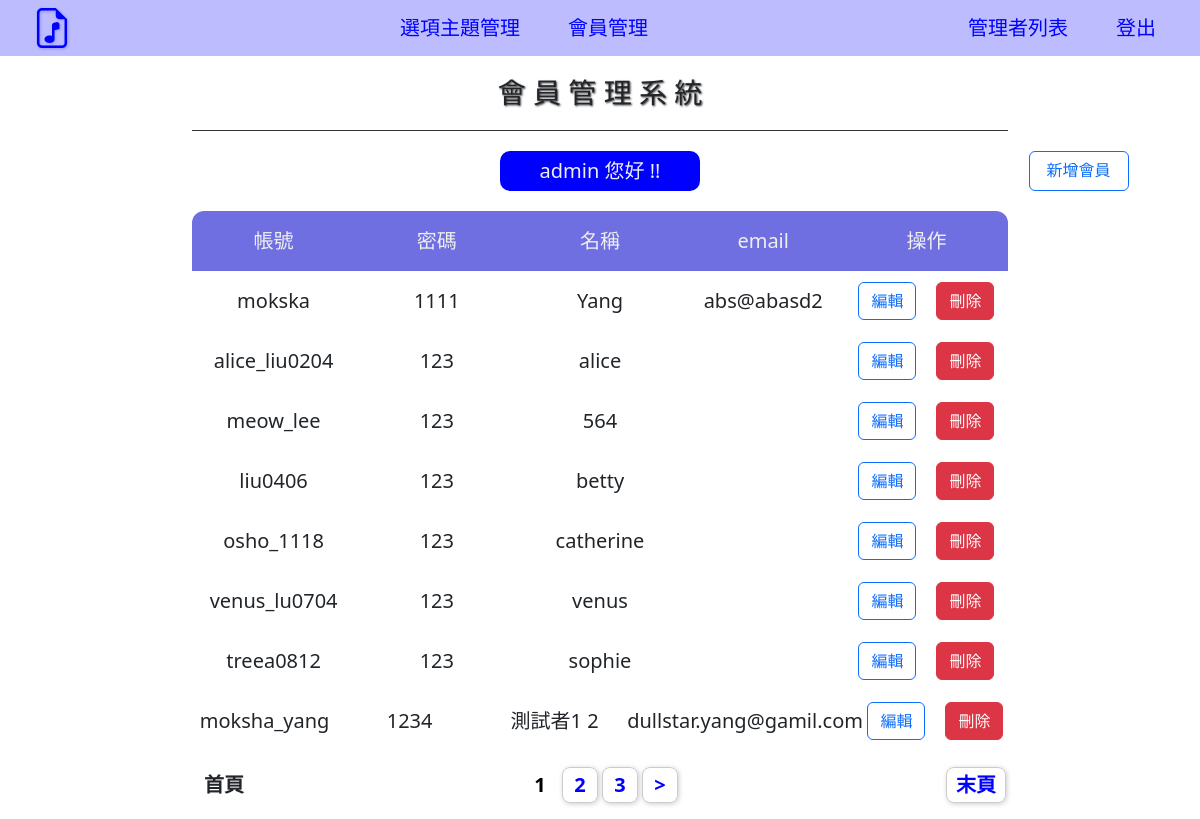
The page /admin_center.php?do=users&p=1 (signed in) on the database its author committed.
### tables this page shows
CREATE TABLE `users_hw` (
  `id` int(12) UNSIGNED NOT NULL,
  `acc` varchar(16) NOT NULL,
  `pw` varchar(16) NOT NULL,
  `name` varchar(12) NOT NULL,
  `email` varchar(64) NOT NULL,
  `creaded_at` timestamp NOT NULL DEFAULT current_timestamp(),
  `last_login` timestamp NOT NULL DEFAULT current_timestamp() ON UPDATE current_timestamp()
);

### db/base.php (called while the page is built, shortened)
<?php
class DB
{
    protected $table;
       protected $dsn="mysql:host=localhost;charset=utf8;dbname=opinion";
    protected $pdo;
    function __construct($table)
    {
        $this->pdo = new PDO($this->dsn,'root','');
        $this->table = $table;
    }
    function mathSql($math,$col,...$arg){
        $sql = "select $math($col) from $this->table  ";
        return $sql;
    }
    function all(...$arg){
        $sql = "select * from $this->table ";
        if(isset($arg[0])){
            if(is_array($arg[0])){
                $tmp = $this->arrayToSqlArray($arg[0]);
                $sql .= " where " .join(" && ",$tmp);
            }else{
                $sql .= $arg[0];
            }
        }
        return $this->pdo->query($sql)->fetchAll(PDO::FETCH_ASSOC);
    }
    function count(...$arg){
        $sql = $this->mathSql("count","*",...$arg);
        return $this->pdo->query($sql)->fetchColumn();
    }
}
$user = new DB("users_hw");

### back/users.php (the view, shortened to what this page needs)
<?php
 $tt = $user->count();
 $num = 8;
 $pages = ceil($tt / $num);
 $now = $_GET['p'] ?? 1;
 $start = ($now - 1) * $num;
 $clients = $user->all(" limit $start ,$num");
?>
<h1>會 員 管 理 系 統</h1>
<nav class="ad_user">
    <div></div>
    <div class="admin"><?= $_SESSION['admin'] ?> 您好 !!</div>
    <a href="?do=add_user&p=<?=$pages?>" class="btn btn-outline-primary">新增會員</a>
</nav>
<div class="usersList">
    <div class="item">
        <div>帳號</div>
        <div>密碼</div>
        <div>名稱</div>
        <div>email</div>
        <div>操作</div>
    </div>
    <div class="users ">
        <?php
        foreach ($clients as $client) {
        ?>
            <div class="userData">
                <div><?= $client['acc'] ?></div>
                <div><?= $client['pw'] ?></div>
                <div><?= $client['name'] ?></div>
                <div><?= $client['email'] ?></div>
                <div class="operate">
                    <a href="?do=user_edit&id=<?= $client['id'] ?>&p=<?=$_GET['p']?>" class="btn btn-outline-primary">編輯</a>
                    <a href="./api/user_del.php?id=<?= $client['id'] ?>" class="btn btn-danger" onclick="
                                return confirm('確定刪除會員帳號 : <?= $client['acc'] ?>  ?')">刪除</a>
                </div>
            </div>
        <?php } ?>
    </div>
    <div class="pages">
        <?php
        if ($now == 1) {
            echo "<div class='now'>";
            echo "首頁";
            echo "</div>";
        } else {
            echo "<a href=?do=users&p=1 class='fi'>首頁</a>";
        }
        ?>
        <div>
            <?php
            if ($pages >= 5) {
                if ($now >= 3 && $now <= ($pages - 2)) {
                    $startPage = $now - 2;
                } else if (($now - 2) < 3) {
                    $startPage = 1;
                } else {
                    $startPage = $pages - 4;
                }
                for ($i = $startPage; $i <= ($startPage + 4); $i++) {
                    $nowPage = ($i == $now) ? "now" : "";
                    echo "<a href='?do=users&p=$i' class='$nowPage'> $i </a>";
                }
            } else {
                $startPage = 1;
                for ($i = $startPage; $i <= $pages ; $i++) {
                    $nowPage = ($i == $now) ? "now" : "";
                    echo "<a href='?do=users&p=$i' class='$nowPage'> $i </a>";
                }
            }
            if (($now + 1) <= $pages) {
                echo "<a href=?do=users&p=" . ($now + 1) . " class='fe'> > </a>";
            }
            ?>
        </div>
        <?php
        if ($now == $pages) {
            echo "<div class='now'>";
            echo "末頁";
            echo "</div>";
        } else {
            echo "<a href=?do=users&p=$pages class='fi'>末頁</a>";
        }
        ?>
    </div>
</div>

### css/front.css (style rules this page uses)
:root { --darkBlue:#000080; --lightBlue:#4D4DFF60; --blue:#00f; --darkenBlue:#262680; --fadeBlue:#0000CC; --white:#fff; }
h1 { width: 60%; padding-top: 30px; margin: auto; padding-bottom: 40px; text-align: center; border-bottom: 1px solid #333; text-shadow: 1px 1px 2px #333; font-weight: bold; line-height: 30px; }

### css/back.css (style rules this page uses)
:root { --darkBlue:#000080; --lightBlue:#4D4DFF60; --blue:#00f; --darkenBlue:#262680; --fadeBlue:#0000CC90; --white:#fff; }
* { box-sizing: border-box; padding: 0; margin: 0; }
h1,h3 { text-align: center; padding: 20px 0; text-shadow: 1px 1px 2px #333; margin:auto; font-size: 28px; }
.item , .userData { display: grid; grid-template-columns: repeat(5,1fr); grid-auto-rows: 60px; font-size: 20px; justify-items: center; align-items: center; margin: auto; }
.item { background-color: var(--fadeBlue); border-radius: 12px 12px 0 0; color:#eee; text-align: center; line-height: 40px; }
.users { text-align: center; line-height: 40px; height: 480px; margin: auto; }
.item , .users, h1 { width: 68%; min-width: 560px; }
.operate { display: grid; grid-template-columns:1fr 1fr; grid-gap:20px; }
.pages .fi { width: 60px; }
.pages .fe { width: 36px; }
.pages { text-align: center; }
.pages { min-width: 560px; font-size: 20px; font-weight: bolder; margin: 1rem auto; display: flex; justify-content: space-between; width: 68%; }
.pages a { display: inline-flex; justify-content: center; align-items: center; text-decoration: none; border: 1px solid #ccc; box-shadow: 1px 1px 5px #ccc; text-align: center; width: 36px; height: 36px; border-radius: 8px; margin: 0 2px; color: #00f; }
.pages div { padding: 0 12px; height: 36px; line-height: 36px; text-align: center; }
a.now { color: #000; font-weight: 800; border:none; box-shadow:none; }
.admin { width: 200px; height: 40px; font-size: 20px; background-color:var(--blue); color: #eee; border-radius: 10px; margin:20px auto; line-height: 24px; padding: 8px; text-align: center; }

### back/users.php (style rules this page uses)
.ad_user { display: grid; grid-template-columns: 1fr 5fr 1fr; }
.ad_user a { display: block; width: 100px; height: 40px; align-self: center; }

### rows shown on the page
users_hw: acc "mokska", pw "1111", name "Yang", email "abs@abasd2"
users_hw: acc "alice_liu0204", pw "123", name "alice"
users_hw: acc "meow_lee", pw "123", name "564"
users_hw: acc "liu0406", pw "123", name "betty"
users_hw: acc "osho_1118", pw "123", name "catherine"
users_hw: acc "venus_lu0704", pw "123", name "venus"
users_hw: acc "treea0812", pw "123", name "sophie"
users_hw: acc "moksha_yang", pw "1234", name "測試者1 2", email "dullstar.yang@gamil.com"

### other values the page prints
$_SESSION['admin'] "admin"
